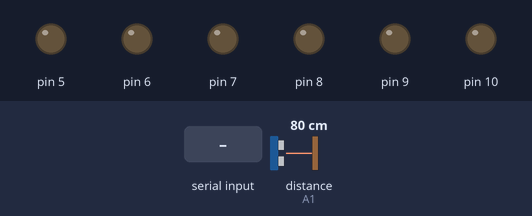
A sketch run on a simulated Arduino Uno, built with avr-gcc and run on an emulated ATmega328P. On the bench: output pins drawn as LEDs (lit = HIGH). Inputs (shaded band) come from the test bench; at power-on: distance to the obstacle (sensor on A1) 80 cm.

Above: at 1.2 s.
1.3 s: "F" received over the second serial link
At 1.9 s:
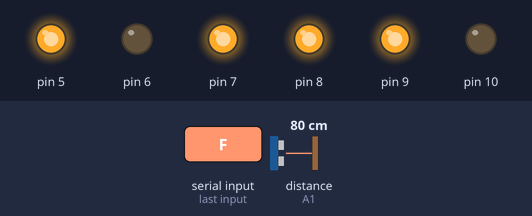
2.8 s: distance to the obstacle (sensor on A1) set to 17 cm
4.3 s: distance to the obstacle (sensor on A1) set to 14 cm
At 4.8 s:
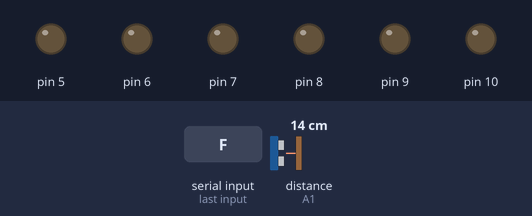
5.8 s: "B" received over the second serial link
At 6.9 s:
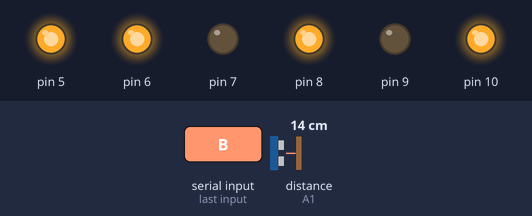
7.3 s: "L" received over the second serial link
At 8.0 s:
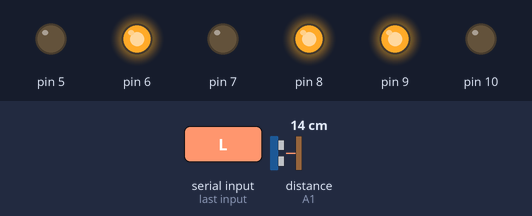
8.8 s: distance to the obstacle (sensor on A1) set to 18 cm
10.3 s: distance to the obstacle (sensor on A1) set to 22 cm
At 11.4 s:
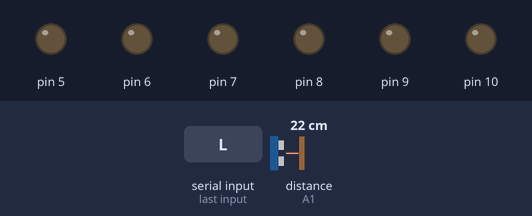
Timing chart, 0 to 12.8 s (numbered marks = the images above; inputs shaded):
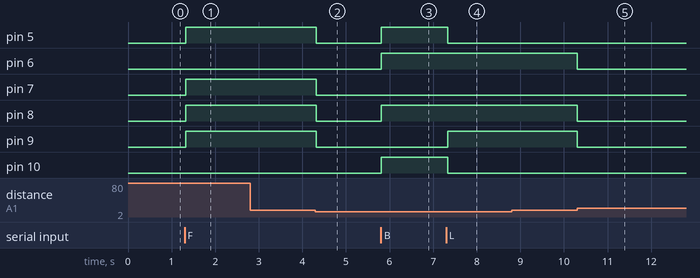

The sketch:

codigoFinal.ino
```cpp
#include "Moviment.h"
#include "SoftwareSerial.h"
#include "SharpIR.h"

Moviment moviment;

SharpIR sensor( SharpIR::GP2Y0A21YK0F, A1 );

SoftwareSerial bluetooth(2, 3);
int incomingByte;

void setup()
{
  bluetooth.begin(9600);
}

void loop()
{
  int distance = sensor.getDistance();

  if (bluetooth.available() > 0) {
    incomingByte = bluetooth.read();
  }

  if (incomingByte == 'F') {
    while(distance >= 16){
      distance = sensor.getDistance();
      moviment.forward();
    }
    moviment._stop();

  }

  if (incomingByte == 'B') {
    moviment.backward();
  }

  if (incomingByte == 'L') {
    while(distance <= 20){
      distance = sensor.getDistance();
      moviment.left();
    }
    moviment._stop();
    }

  if (incomingByte == 'R') {
    while(distance <= 20){
      distance = sensor.getDistance();
      moviment.right();
    }
    moviment._stop();
    }


  if (incomingByte == 'S') {
    moviment._stop();
  }

}
```

Moviment.cpp
```cpp
#include "Moviment.h"


DCMotorController motor1 = DCMotorController(5,7,6);
DCMotorController motor2 = DCMotorController(8,9,10);

void Moviment::forward(){
  motor1.write(255);
  motor2.write(131);
}

void Moviment::backward(){
  motor1.write(-255);
  motor2.write(-131);
}

void Moviment::left(){
  motor1.write(0);
  motor2.write(255);
}

void Moviment::right(){
  motor1.write(255);
  motor2.write(0);
}

void Moviment::_stop(){
  motor1.brake();
  motor2.brake();
}
```

Moviment.h
```cpp
#pragma once
#include "Arduino.h"
#include "MotorController.h"

class Moviment
{
public:
        void forward();
        void backward();
        void left();
        void right();
        void _stop();
};
```

Measured:
- the behaviour switches between 16 and 15 cm on distance to the obstacle (sensor on A1) (found by bisection; images 1 and 2)
- the behaviour switches between 20 and 21 cm on distance to the obstacle (sensor on A1) (found by bisection; images 4 and 5)
- after the input at 1.3 s, pin 5, pin 7–9: LOW → HIGH at once
- after the input at 2.8 s, every drawn part: stays the same
- after the input at 4.3 s, pin 5, pin 7–9: HIGH → LOW at once
- after the input at 5.8 s, pin 5, pin 6, pin 8, pin 10: LOW → HIGH at once
- after the input at 7.3 s, pin 5, pin 10: HIGH → LOW at once; pin 9: LOW → HIGH at once
- after the input at 8.8 s, every drawn part: stays the same
- after the input at 10.3 s, pin 6, pin 8, pin 9: HIGH → LOW at once
